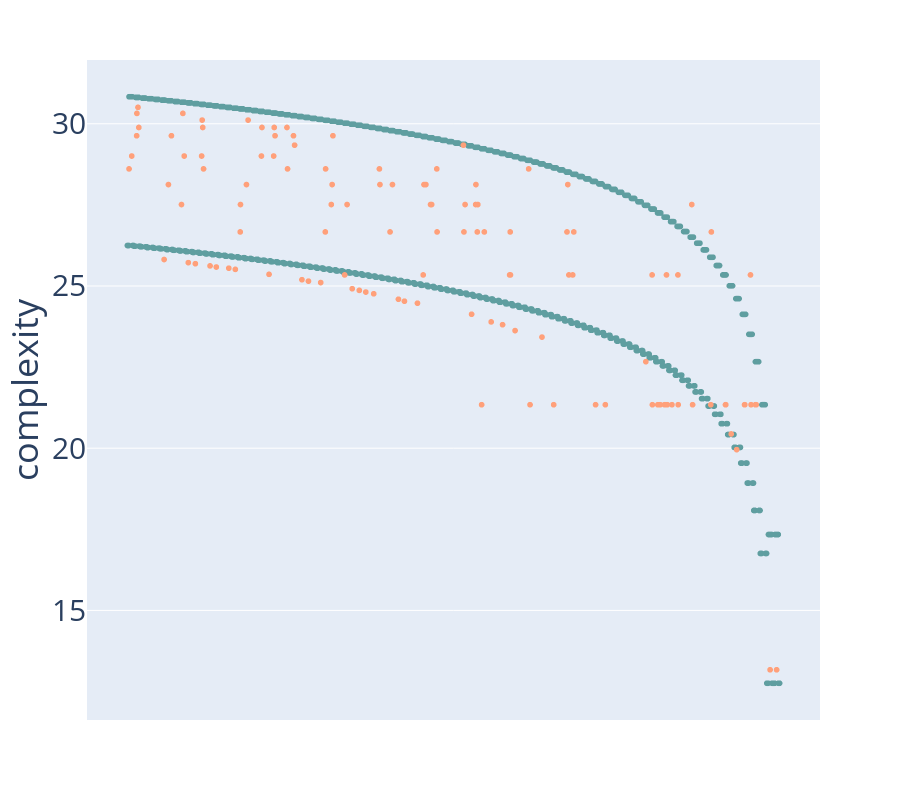

The code cell stored with this chart in its notebook:
### Code cell
fig1.update_layout(
    showlegend=False,
    font=dict(
        size=30
    ),
    height=800,
    xaxis_visible=False
)
fig1
